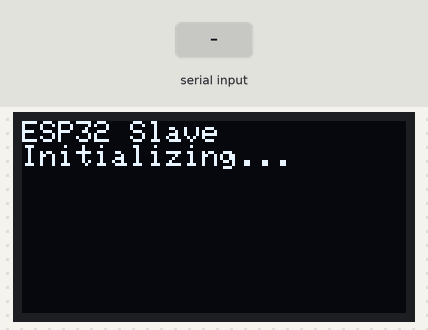
Bench run of a sketch on a simulated ESP32. Shown: 128×64 one-colour display. Inputs (shaded band) come from the test bench. Nothing arrives over Bluetooth unless stated; what the sketch prints to the serial monitor is not drawn.

Above: at 1.1 s.
At 5.3 s:
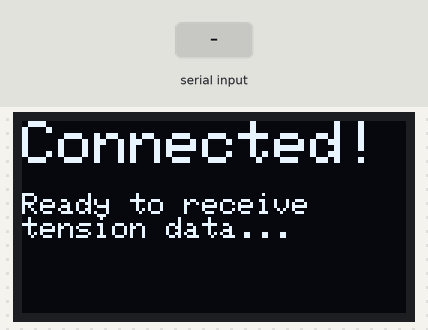
5.4 s: "90,45\n" received over the second serial link
At 5.7 s:
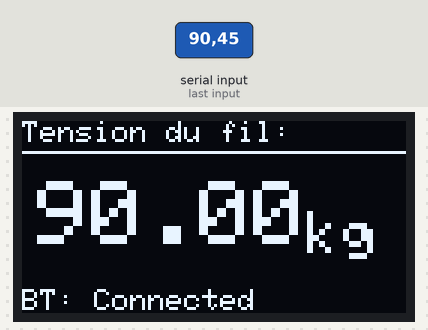
6.9 s: "5\n" received over the second serial link
At 8.0 s:
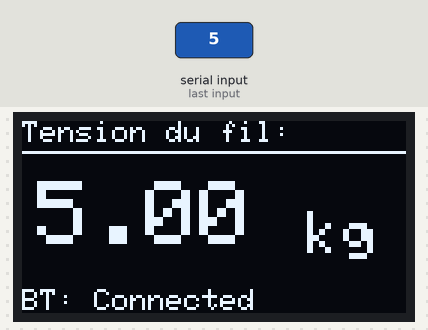
Timing chart, 0 to 9.9 s (numbered marks = the images above; inputs shaded):
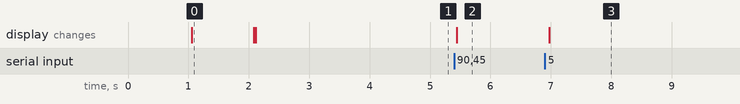

Measured:
- after the input at 5.4 s, the display: changes at once (image 2)
- after the input at 6.9 s, the display: changes after 0.07 s (image 3)
- what the display in image 0 shows lasts 1.0 s, from 1.1 s to 2.1 s

The sketch:

slave_test.ino
```cpp
#include <Arduino.h>
#include <BluetoothSerial.h>
#include <esp_bt_device.h>
#include <Wire.h>
#include <Adafruit_GFX.h>
#include <Adafruit_SSD1306.h>

// OLED display configuration - SBCOLED01V2
#define SCREEN_WIDTH 128
#define SCREEN_HEIGHT 64
#define OLED_RESET -1  // Reset pin (or -1 if sharing Arduino reset pin)
#define SCREEN_ADDRESS 0x3C  // I2C address for SBCOLED01V2 (usually 0x3C)
// I2C pins for ESP32 WROOM-32E
#define SDA_PIN 21
#define SCL_PIN 22

// Create objects
BluetoothSerial SerialBT;
Adafruit_SSD1306 display(SCREEN_WIDTH, SCREEN_HEIGHT, &Wire, OLED_RESET);

// Variables
float lastTension = 0.0;
unsigned long lastUpdate = 0;

void setup()
{
  // Initialize serial communication at 115200 baud rate for debugging
  Serial.begin(115200);

  // Wait a bit for serial monitor to connect
  delay(1000);

  // Initialize I2C with custom pins for ESP32
  Wire.begin(SDA_PIN, SCL_PIN);

  // Initialize OLED display
  if(!display.begin(SSD1306_SWITCHCAPVCC, SCREEN_ADDRESS)) {
    Serial.println(F("SSD1306 allocation failed"));
    while(1); // Stop here if OLED fails
  }

  // Clear display and show startup message
  display.clearDisplay();
  display.setTextSize(1);
  display.setTextColor(SSD1306_WHITE);
  display.setCursor(0, 0);
  display.println("ESP32 Slave");
  display.println("Initializing...");
  display.display();
  delay(1000);

  // Start Bluetooth communication and set the device name to "ESP32_Slave"
  // Use the device name without special characters
  if (!SerialBT.begin("ESP32Slave", false)) // false = slave mode
  {
    Serial.println("Bluetooth initialization failed!");
    display.clearDisplay();
    display.setCursor(0, 0);
    display.println("BT Failed!");
    display.display();
    while(1); // Stop here
  }

  Serial.println("ESP32 Slave Bluetooth Serial Started.");
  Serial.println("Device name: ESP32Slave");

  // Get and print the Bluetooth MAC address
  const uint8_t* mac = esp_bt_dev_get_address();
  Serial.print("Bluetooth MAC Address: ");
  for (int i = 0; i < 6; i++) {
    Serial.printf("%02X", mac[i]);
    if (i < 5) Serial.print(":");
  }
  Serial.println();

  // Display MAC address on OLED
  display.clearDisplay();
  display.setCursor(0, 0);
  display.println("ESP32Slave");
  display.println("MAC:");
  display.print("  ");
  for (int i = 0; i < 6; i++) {
    display.printf("%02X", mac[i]);
    if (i < 5) display.print(":");
  }
  display.println();
  display.println();
  display.println("Waiting for");
  display.println("Master...");
  display.display();

  Serial.println("Bluetooth is discoverable and waiting for connection...");

  // Wait until the ESP32 Master device connects to this ESP32 Slave
  while (!SerialBT.connected())
  {
    delay(1000);  // Wait for 1 second before checking again
    Serial.print(".");
  }

  // Once connected, print a confirmation message
  Serial.println("");
  Serial.println("Connected to ESP32_Master successfully!");

  // Display connection status on OLED
  display.clearDisplay();
  display.setCursor(0, 0);
  display.setTextSize(2);
  display.println("Connected!");
  display.setTextSize(1);
  display.println();
  display.println("Ready to receive");
  display.println("tension data...");
  display.display();
  delay(2000);
}

void loop()
{
  // Check if data is received from the master device via Bluetooth
  if (SerialBT.available())
  {
    // Read the incoming data as a string
    String incomingData = SerialBT.readStringUntil('\n');
    incomingData.trim(); // Remove whitespace

    Serial.print("Received tension: ");
    Serial.print(incomingData);
    Serial.println(" kg");

    // Convert to float
    lastTension = incomingData.toFloat();
    lastUpdate = millis();

    // Update OLED display
    display.clearDisplay();

    // Title
    display.setTextSize(1);
    display.setCursor(0, 0);
    display.println("Tension du fil:");
    display.drawLine(0, 10, SCREEN_WIDTH, 10, SSD1306_WHITE);

    // Tension value (large)
    display.setTextSize(3);
    display.setCursor(5, 20);
    display.print(lastTension, 2);

    // Unit
    display.setTextSize(2);
    display.setCursor(95, 30);
    display.println("kg");

    // Status bar at bottom
    display.setTextSize(1);
    display.setCursor(0, 56);
    display.print("BT: Connected");

    display.display();
  }

  // Check if connection is lost
  if (!SerialBT.connected() && (millis() - lastUpdate > 5000))
  {
    display.clearDisplay();
    display.setTextSize(1);
    display.setCursor(0, 0);
    display.println("Connection Lost!");
    display.println();
    display.println("Waiting for");
    display.println("Master...");
    display.display();
    lastUpdate = millis();
  }

  delay(50);  // Small delay to avoid overwhelming the loop
}
```
